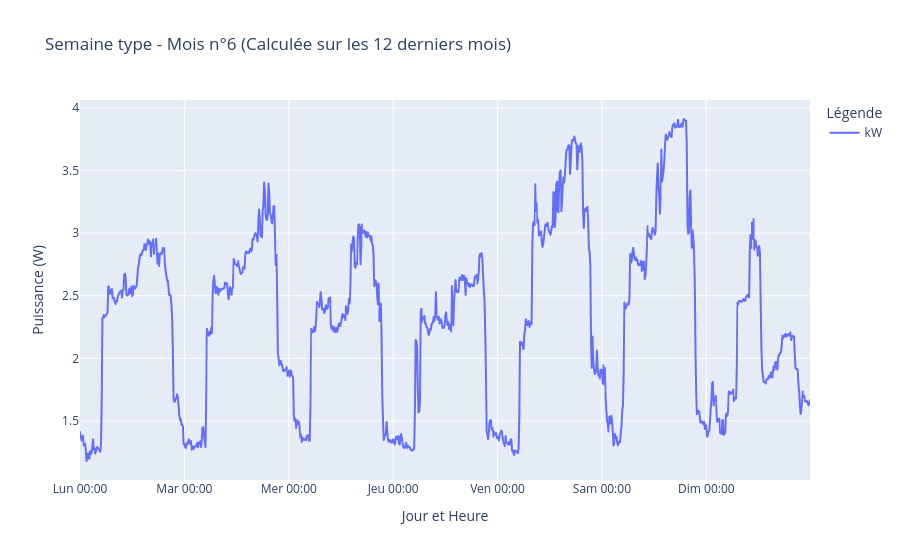
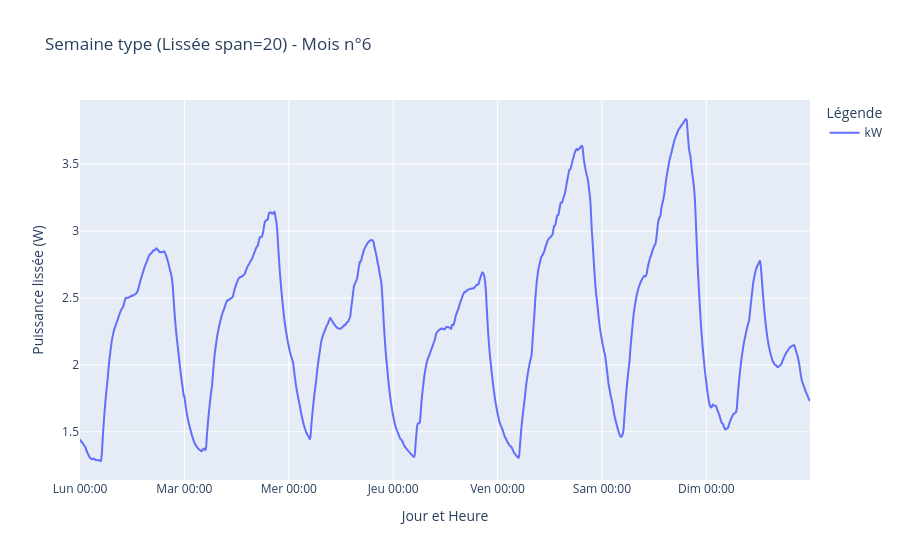

Write notebook code for charts like these, in order.
### Code cell
a = tracer_semaine_type_mois(df, mois=6)
b = tracer_semaine_type_mois_filtre(df, span=20, mois=6)
#tracer(df, echelle="semaine", debut = "2023-06-05")

### Figure 1 — Plotly figure (JSON) as saved in the notebook; plotly's stock layout.template omitted (floating-point values rounded to 4 significant figures; data arrays with more than 128 entries replaced by an {"elided": "..."} marker saying what was removed)
{"data": [{"hovertemplate": "Capteur=kW<br>Jour et Heure=%{x}<br>Puissance (W)=%{y}<extra></extra>", "legendgroup": "kW", "line": {"color": "#636efa", "dash": "solid"}, "marker": {"symbol": "circle"}, "mode": "lines", "name": "kW", "showlegend": true, "type": "scattergl", "x": {"elided": "1008 str values"}, "xaxis": "x", "y": {"elided": "1008 float values"}, "yaxis": "y"}], "layout": {"hovermode": "x unified", "legend": {"title": {"text": "Légende"}, "tracegroupgap": 0}, "title": {"text": "Semaine type - Mois n°6 (Calculée sur les 12 derniers mois)"}, "xaxis": {"anchor": "y", "domain": [0, 1], "tickmode": "array", "ticktext": ["Lun 00:00", "Mar 00:00", "Mer 00:00", "Jeu 00:00", "Ven 00:00", "Sam 00:00", "Dim 00:00"], "tickvals": [0, 144, 288, 432, 576, 720, 864], "title": {"text": "Jour et Heure"}}, "yaxis": {"anchor": "x", "domain": [0, 1], "title": {"text": "Puissance (W)"}}}}

### Figure 2 — Plotly figure (JSON) as saved in the notebook; plotly's stock layout.template omitted (floating-point values rounded to 4 significant figures; data arrays with more than 128 entries replaced by an {"elided": "..."} marker saying what was removed)
{"data": [{"hovertemplate": "Capteur=kW<br>Jour et Heure=%{x}<br>Puissance lissée (W)=%{y}<extra></extra>", "legendgroup": "kW", "line": {"color": "#636efa", "dash": "solid"}, "marker": {"symbol": "circle"}, "mode": "lines", "name": "kW", "showlegend": true, "type": "scattergl", "x": {"elided": "1008 str values"}, "xaxis": "x", "y": {"elided": "1008 float values"}, "yaxis": "y"}], "layout": {"hovermode": "x unified", "legend": {"title": {"text": "Légende"}, "tracegroupgap": 0}, "title": {"text": "Semaine type (Lissée span=20) - Mois n°6"}, "xaxis": {"anchor": "y", "domain": [0, 1], "tickmode": "array", "ticktext": ["Lun 00:00", "Mar 00:00", "Mer 00:00", "Jeu 00:00", "Ven 00:00", "Sam 00:00", "Dim 00:00"], "tickvals": [0, 144, 288, 432, 576, 720, 864], "title": {"text": "Jour et Heure"}}, "yaxis": {"anchor": "x", "domain": [0, 1], "title": {"text": "Puissance lissée (W)"}}}}
